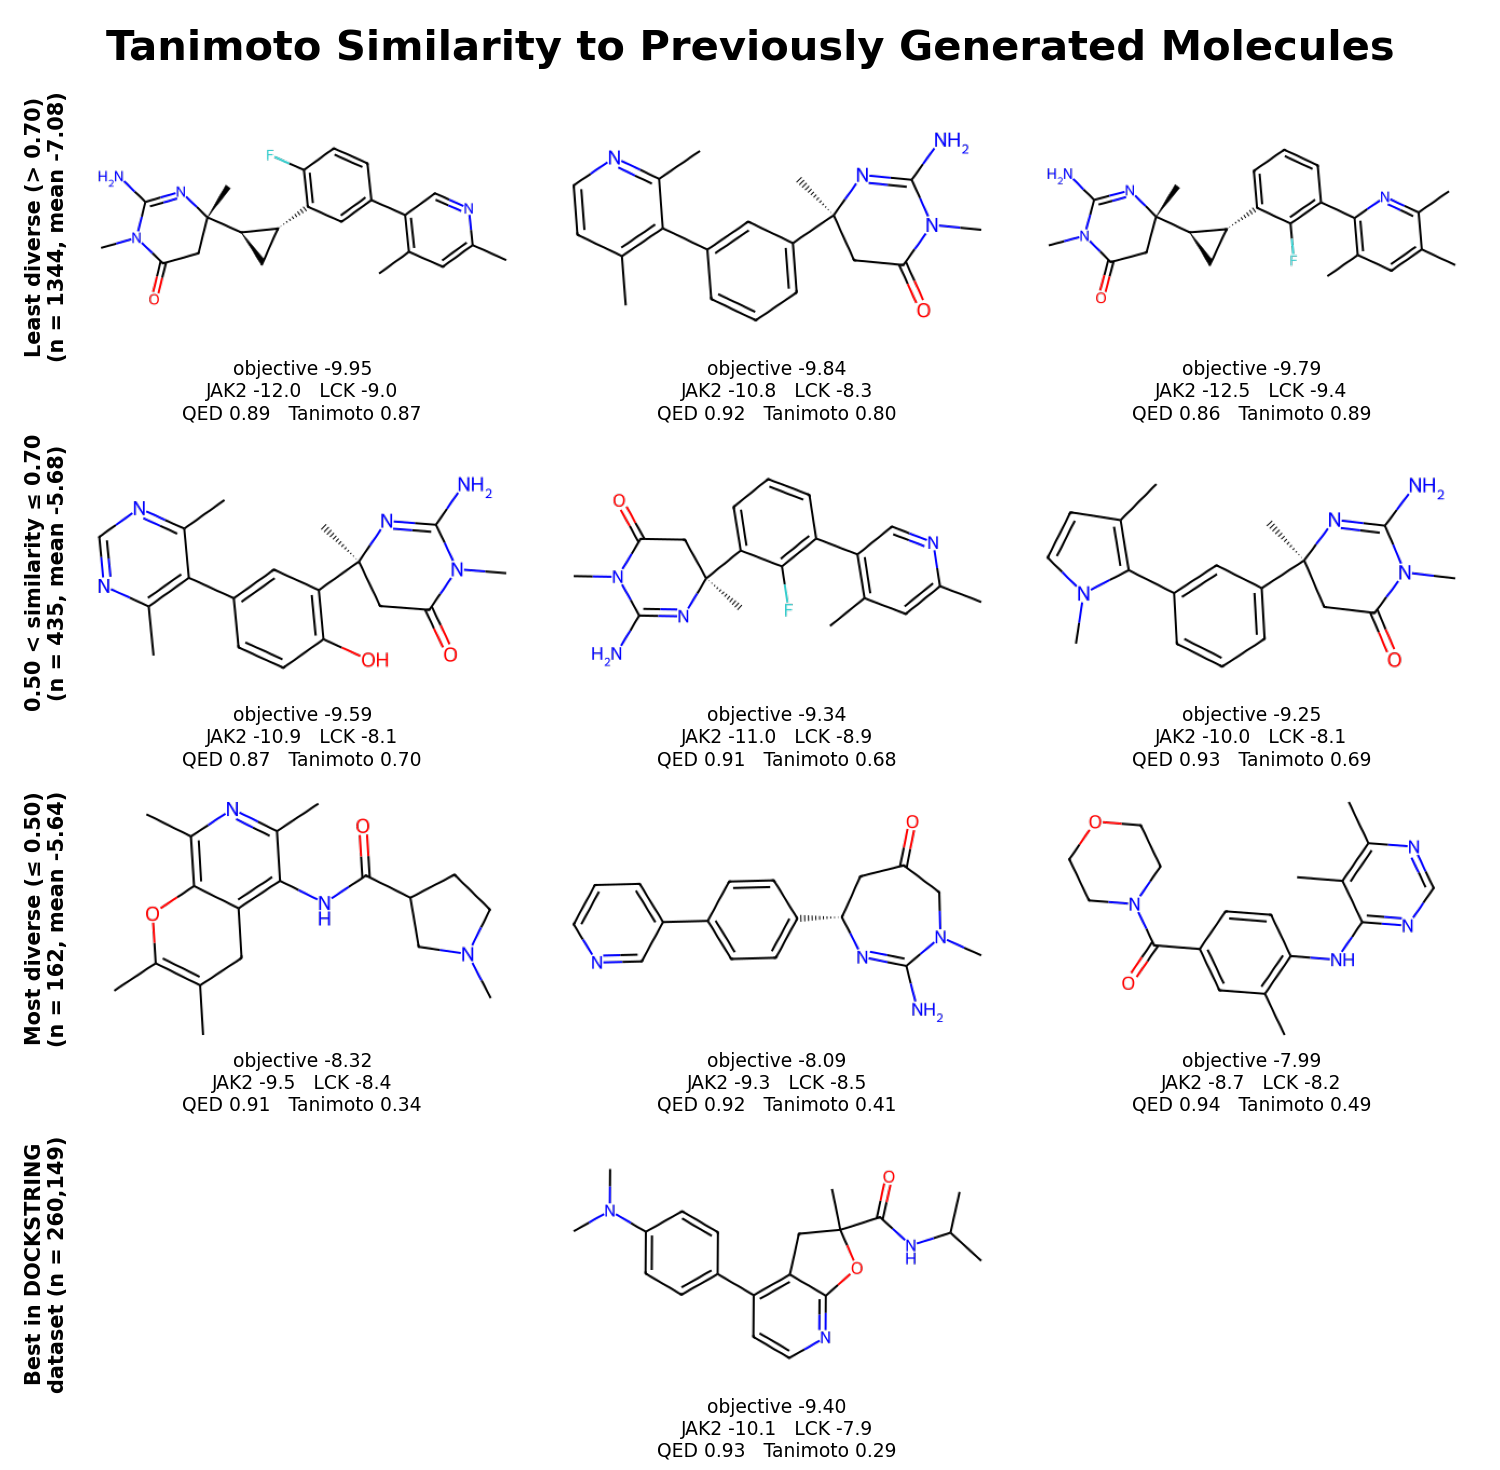

Python code for this plot:
import io, numpy as np, pandas as pd, matplotlib
matplotlib.use("Agg")
import matplotlib.pyplot as plt
from PIL import Image
from rdkit import Chem, DataStructs, RDLogger
from rdkit.Chem import rdFingerprintGenerator
from rdkit.Chem.Draw import rdMolDraw2D
RDLogger.DisableLog("rdApp.*")

fp = rdFingerprintGenerator.GetMorganGenerator(radius=2).GetFingerprint
def transparent_mol_image(smiles, size=(420, 240)):
    d = rdMolDraw2D.MolDraw2DCairo(*size)
    d.drawOptions().clearBackground = False
    d.DrawMolecule(Chem.MolFromSmiles(smiles)); d.FinishDrawing()
    return Image.open(io.BytesIO(d.GetDrawingText()))

seeds = pd.read_csv("data/dockstring_seed_memory.csv")
history = pd.read_csv("data/experiment_history.csv")
history["canon"] = [Chem.MolToSmiles(m) if m else None
                    for m in (Chem.MolFromSmiles(s) for s in history["smiles"])]
memory = history.dropna(subset=["canon"]).drop_duplicates("canon")
memory_fps = [fp(Chem.MolFromSmiles(s)) for s in memory["canon"]]
position = {s: i for i, s in enumerate(memory["canon"])}

def max_similarity_to_others(canon):
    sims = DataStructs.BulkTanimotoSimilarity(memory_fps[position[canon]], memory_fps)
    sims[position[canon]] = -1
    return max(sims)

docked = history.dropna(subset=["actual_objective"]).drop_duplicates("canon").copy()
docked["max_sim"] = [max_similarity_to_others(s) for s in docked["canon"]]

bands = {
    "Least diverse (> 0.70)": docked[docked["max_sim"] > 0.70],
    "0.50 < similarity ≤ 0.70": docked[(docked["max_sim"] > 0.50) & (docked["max_sim"] <= 0.70)],
    "Most diverse (≤ 0.50)": docked[docked["max_sim"] <= 0.50],
}

# --- NEW: the best molecule in the DOCKSTRING dataset, as a reference row ---
library_best = seeds.nsmallest(1, "actual_objective").iloc[0]
library_canon = Chem.MolToSmiles(Chem.MolFromSmiles(library_best["smiles"]))
library_sims = DataStructs.BulkTanimotoSimilarity(
    fp(Chem.MolFromSmiles(library_canon)), memory_fps)
# The seed itself is in the history, so drop the self-match: this is the closest
# the agent's own molecules ever came to the library best.
if library_canon in position:
    library_sims[position[library_canon]] = -1
library_sim = max(library_sims)

plt.figure(figsize=(10, 9.8))
for band_i, (band, group) in enumerate(bands.items()):
    for col_i, row in enumerate(group.nsmallest(3, "actual_objective").itertuples()):
        plt.subplot(4, 3, band_i * 3 + col_i + 1)
        plt.imshow(transparent_mol_image(row.smiles))
        plt.xticks([]); plt.yticks([]); plt.gca().set_frame_on(False)
        plt.xlabel(f"objective {row.actual_objective:.2f}\n"
                   f"JAK2 {row.docking_jak2:.1f}   LCK {row.docking_lck:.1f}\n"
                   f"QED {row.qed:.2f}   Tanimoto {row.max_sim:.2f}",
                   fontsize=9, labelpad=2)
        if col_i == 0:
            plt.ylabel(f"{band}\n(n = {len(group)}, mean {group['actual_objective'].mean():.2f})",
                       fontweight="bold", fontsize=10)

# Empty left cell carries the row label, so it lines up with the three rows above
# (an axes holding an image shrinks to the image aspect and drags its label inwards).
plt.subplot(4, 3, 10)
plt.xticks([]); plt.yticks([]); plt.gca().set_frame_on(False)
plt.ylabel("Best in DOCKSTRING\ndataset (n = 260,149)", fontweight="bold", fontsize=10)

plt.subplot(4, 3, 11)
plt.imshow(transparent_mol_image(library_best["smiles"]))
plt.xticks([]); plt.yticks([]); plt.gca().set_frame_on(False)
plt.xlabel(f"objective {library_best['actual_objective']:.2f}\n"
           f"JAK2 {library_best['docking_jak2']:.1f}   LCK {library_best['docking_lck']:.1f}\n"
           f"QED {library_best['qed']:.2f}   Tanimoto {library_sim:.2f}",
           fontsize=9, labelpad=2)

plt.suptitle("Tanimoto Similarity to Previously Generated Molecules", fontweight="bold", size=20)
plt.tight_layout()
plt.savefig(".dock_tmp/preview_grid.png", dpi=150, transparent=True)
print("library best objective:", round(float(library_best["actual_objective"]), 4),
      "| nearest run molecule Tanimoto:", round(library_sim, 3))
